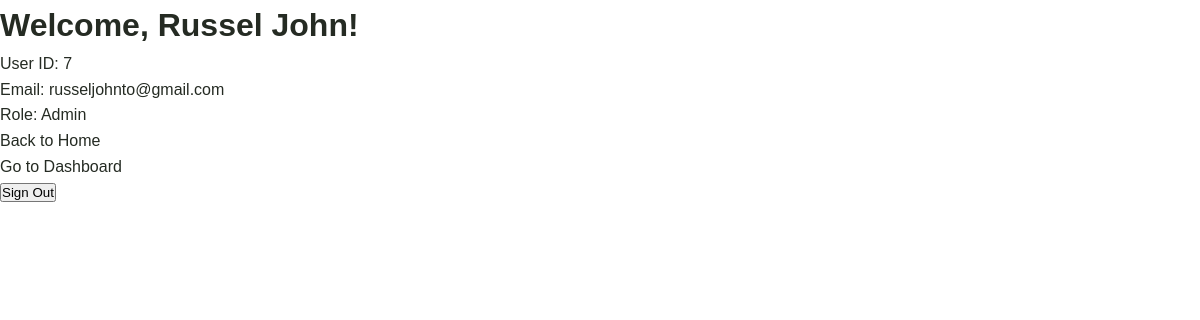
Screenshot of /pages/auth_account.php (signed in) with the database file from the repository.
### tables this page shows
CREATE TABLE `users` (
  `user_ID` int(10) UNSIGNED NOT NULL,
  `role_ID` int(10) UNSIGNED NOT NULL,
  `account_Status_ID` int(10) UNSIGNED NOT NULL,
  `first_Name` varchar(80) NOT NULL,
  `last_Name` varchar(80) NOT NULL,
  `email_Address` varchar(190) NOT NULL,
  `phone_Number` varchar(25) DEFAULT NULL,
  `password_Hash` varchar(255) DEFAULT NULL COMMENT 'NULL for a guest checkout without an account',
  `created_At` datetime NOT NULL DEFAULT current_timestamp(),
  `deleted_At` datetime DEFAULT NULL
);

CREATE TABLE `user_role` (
  `role_ID` int(10) UNSIGNED NOT NULL,
  `role_Name` varchar(40) NOT NULL,
  `is_Active` tinyint(1) NOT NULL DEFAULT 1
);

### includes/auth_session.php (called while the page is built, shortened)
<?php
function authCurrentUser(PDO $pdo, bool $lockForUpdate = false): ?array {
    $userID = $_SESSION['auth_user']['user_id'] ?? null;
    try {
        $sql = "
            SELECT u.user_ID, u.first_Name, u.last_Name,
                   u.email_Address, u.phone_Number, ur.role_Name
            FROM users u
            JOIN user_role ur ON ur.role_ID = u.role_ID
            JOIN account_status ast ON ast.account_Status_ID = u.account_Status_ID
            WHERE u.user_ID = :user_id
              AND u.deleted_At IS NULL
              AND u.password_Hash IS NOT NULL
              AND ur.is_Active = 1
              AND ast.is_Active = 1
              AND ast.account_Status_Name = 'Active'
              AND ur.role_Name IN ('Admin', 'Housekeeping', 'Guest')
        ";
        $stmt = $pdo->prepare($sql);
        $stmt->execute(['user_id' => $userID]);
        $user = $stmt->fetch(PDO::FETCH_ASSOC);
        return $_SESSION['auth_user'];
    } catch (PDOException $e) {
        error_log('Unable to refresh signed-in account: ' . $e->getMessage());
        return null;
    }
}
function authRoleAllowed(string $role, array $allowedRoles): bool {
    return in_array($role, ['Admin', 'Housekeeping', 'Guest'], true)
        && in_array($role, $allowedRoles, true);
}
function authDashboardPath(string $role): string {
    return match ($role) {
        'Admin' => 'admin/dashboard.php',
        'Housekeeping' => 'housekeeping/dashboard.php',
        'Guest' => 'guest/dashboard.php',
        default => 'pages/auth_account.php'
    };
}
function authRequireRoles(
    PDO $pdo,
    array $allowedRoles,
    ?string $loginPath = null,
    ?string $deniedPath = null
): array {
    $user = authCurrentUser($pdo);
    if ($user && authRoleAllowed($user['role'], $allowedRoles)) {
        return $user;
    }
    exit;
}
function authEscape($value): string {
    return htmlspecialchars(
        (string)$value,
        ENT_QUOTES,
        'UTF-8'
    );
}

### pages/auth_account.php (the view, shortened to what this page needs)
<?php
require_once __DIR__ . '/../includes/auth_session.php';
require_once __DIR__ . '/../includes/database.php';
$user = authRequireRoles($pdo, ['Admin', 'Housekeeping', 'Guest'], 'login.php');
?>
<!DOCTYPE html>
<html lang="en">
<head>
    <link rel="stylesheet" href="../assets/css/global_style.css">
    <link rel="stylesheet" href="../assets/css/login.css?v=6">
</head>
<body>
    <h1>
        Welcome, <?= authEscape($user['first_name']) ?>!
    </h1>
    <p>
        User ID: <?= (int)$user['user_id'] ?>
    </p>
    <p>
        Email: <?= authEscape($user['email']) ?>
    </p>
    <p>
        Role: <?= authEscape($user['role']) ?>
    </p>
    <p><a href="../index.php">Back to Home</a></p>
    <p><a href="../<?= authEscape(authDashboardPath($user['role'])) ?>">Go to Dashboard</a></p>
    <form method="POST">
        <button type="submit">
            Sign Out
        </button>
    </form>
</body>
</html>

### assets/css/global_style.css (style rules this page uses)
:root { --primary: #353E2B; --secondary: #A18C64; --cream: #F2EFE7; --white: #FFFFFF; --text: #252B23; }
* { margin: 0; padding: 0; box-sizing: border-box; }
html { scroll-behavior: smooth; }
body { font-family: Arial, sans-serif; color: var(--text); line-height: 1.6; }
a { text-decoration: none; color: inherit; }

### rows the page displays
users: first_Name "Russel John", user_ID "7", email_Address "russeljohnto@gmail.com", role_ID.role_Name "Admin"
